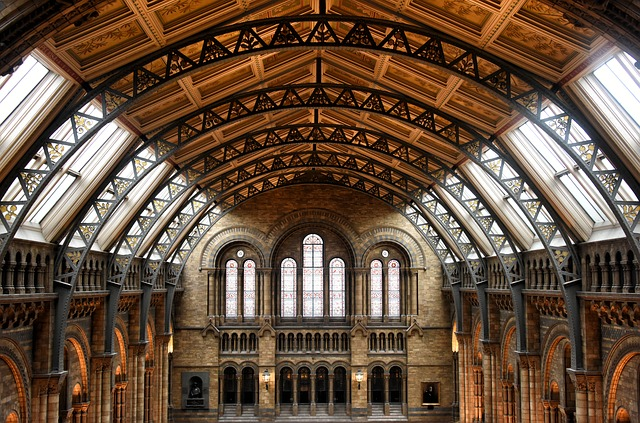
#> input picture images/museum.jpg, 640 x 423 px, given in place of graf_b.jpg, which was not available
$ python assigment4.py   (older library calls are emulated)
#> lines starting #> are read from the running program, lines starting #| are printed output that depends on the picture; pictures that were not available may be replaced by others from this repository, and a replacement may not be noted
### assignment4/a4_utils.py
import numpy as np
import cv2
from matplotlib import pyplot as plt


def gauss(sigma):
	x = np.arange(np.floor(-3 * sigma), np.ceil(3 * sigma + 1))
	k = np.exp(-(x ** 2) / (2 * sigma ** 2))
	k = k / np.sum(k)
	# return np.expand_dims(k, 0)
	return k


def gaussdx(sigma):
	x = np.arange(np.floor(-3 * sigma), np.ceil(3 * sigma + 1))
	k = -x * np.exp(-(x ** 2) / (2 * sigma ** 2))
	k /= np.sum(np.abs(k))
	return np.expand_dims(k, 0)


def convolve(I: np.ndarray, *ks):
	"""
	Convolves input image I with all given kernels.

	:param I: Image, should be of type float64 and scaled from 0 to 1.
	:param ks: 2D Kernels
	:return: Image convolved with all kernels.
	"""
	for k in ks:
		k = np.flip(k)  # filter2D performs correlation, so flipping is necessary
		I = cv2.filter2D(I, cv2.CV_64F, k)
	return I


def simple_descriptors(I, Y, X, n_bins = 16, radius = 40, sigma = 2):
	"""
	Computes descriptors for locations given in X and Y.

	I: Image in grayscale.
	Y: list of Y coordinates of locations. (Y: index of row from top to bottom)
	X: list of X coordinates of locations. (X: index of column from left to right)

	Returns: tensor of shape (len(X), n_bins^2), so for each point a feature of length n_bins^2.
	"""

	assert np.max(I) <= 1, "Image needs to be in range [0, 1]"
	assert I.dtype == np.float64, "Image needs to be in np.float64"

	g = gauss(sigma)
	d = gaussdx(sigma)

	Ix = convolve(I, g.T, d)
	Iy = convolve(I, g, d.T)
	Ixx = convolve(Ix, g.T, d)
	Iyy = convolve(Iy, g, d.T)

	mag = np.sqrt(Ix ** 2 + Iy ** 2)
	mag = np.floor(mag * ((n_bins - 1) / np.max(mag)))

	feat = Ixx + Iyy
	feat += abs(np.min(feat))
	feat = np.floor(feat * ((n_bins - 1) / np.max(feat)))

	desc = []

	for y, x in zip(Y, X):
		miny = max(y - radius, 0)
		maxy = min(y + radius, I.shape[0])
		minx = max(x - radius, 0)
		maxx = min(x + radius, I.shape[1])
		r1 = mag[miny:maxy, minx:maxx].reshape(-1)
		r2 = feat[miny:maxy, minx:maxx].reshape(-1)

		a = np.zeros((n_bins, n_bins))
		for m, l in zip(r1, r2):
			a[int(m), int(l)] += 1

		a = a.reshape(-1)
		a /= np.sum(a)

		desc.append(a)

	return np.array(desc)


# [24 lines left out: function display_matches, not called in this run]

### assignment4/assigment4.py
import math
from multiprocessing.dummy import Array
import random
import string
import numpy as np
import cv2
from matplotlib import pyplot as plt
from PIL import Image
from a4_utils import *

# [8 lines left out: function gaussfilter, not called in this run]


def non_max_suppresion(I: np.ndarray):
    U = I.copy()

    for y in range(1, len(I)-1):
        for x in range(1,len(I[1])-1):
            max = np.max(I[y-1:y+2, x-1:x+2])

            if (I[y, x] == max):
                U[y-1:y+2, x-1 ] = 0
                U[y-1:y+2, x+1] = 0
                U[y-1, x] = 0
                U[y+1, x] = 0
            else:
                U[y,x] = 0
        # print(U[y-1:y+2, x-1:x+2])
    U[:, 0] = 0
    U[:, -1] = 0
    U[0, :] =0
    U[-1, :] = 0

    return U

def convolution(I: np.ndarray, g, h):
    g = np.flip(g)
    h = np.flip(h)

    I = cv2.filter2D(I, -1, g)
    I = cv2.filter2D(I.T, -1, h)

    return I.T

# [59 lines left out: functions hessian_points, visualize, nal1a, not called in this run]


# nal1a()

def correlationMatrix ( I, sigma, t):
    g = gauss(sigma)
    # print(g)
    d = gaussdx(sigma)
    # print(d)
    Ix = convolution(I, d, g)
    Iy = convolution(I, g, d)

    G = gauss(1.6*sigma)

    C11 = convolution(Ix*Ix, G, G)
    C12 = convolution(Ix*Iy, G, G)
    C22 = convolution(Iy*Iy, G, G)

    detC = C11 * C22 - C12*C12
    traceC = C11+C22
    alpha = 0.06
    C = detC - alpha * traceC *traceC

    L = non_max_suppresion(C)
    L[L < t] = 0


    return L, C


# [30 lines left out: function nal1b, not called in this run]

# nal1b()

def find_corespondances(I1, I2, pos1, pos2):

    # pos1 = np.argwhere(pts1)
    # pos2 = np.argwhere(pts2)

    D1 = simple_descriptors(I1, pos1[:,0], pos1[:,1])
    D2 = simple_descriptors(I2, pos2[:,0], pos2[:,1])

    pts = []
    for d1 in D1:
        minindex = np.argmin(np.sum(np.square(np.sqrt(d1) - np.sqrt(D2)), -1)) # odstranil zunanji koren
                        # in deljeno z 2 iz hellingerDistance, saj to ne vpliva na min razdaljo,
                        #ker sta monotoni funkciji
        pts.append(minindex)

    return np.array(pts)


# [17 lines left out: function nal2a, not called in this run]

# nal2a()

def find_matches(I1, I2, pos1, pos2):

    pts1= find_corespondances(I1, I2, pos1, pos2)
    pts2= find_corespondances(I2, I1, pos2, pos1)

    l = []
    bL = pts1 # prvi seznam oblika [range(len(pts1)), bL]

    aD = range(len(pts2)) #
    bD = pts2 # drugi seznam oblika [aD, bD]

    for i in range(len(pts1)):
        # print(i,bL[i] ,np.where(aD == bL[i])[0][0], bD[np.where(aD == bL[i])], sep=" " )
        if ( i == bD[np.where(aD == bL[i])]):
            l.append([i, bL[i]])

    return np.array(l)


# [43 lines left out: functions nal2b, nal2e, not called in this run]


# 2e()


def estimate_homography(pts1, pts2):
    A = []
    v1 = np.zeros((len(pts1), 9))
    v1[:, 0] = pts1[:, 0]
    v1[:, 1] = pts1[:, 1]
    v1[:, 2] = 1
    v1[:, 6] = -pts2[:, 0]*pts1[:, 0]
    v1[:, 7] = -pts2[:, 0]*pts1[:, 1]
    v1[:, 8] = -pts2[:, 0]
    v2 = np.zeros((len(pts1), 9))
    v2[:,3]=  pts1[:, 0]
    v2[:, 4] = pts1[:, 1]
    v2[:,5] = 1
    v2[:, 6] = -pts2[:, 1]*pts1[:, 0]
    v2[:, 7] =-pts2[:, 1]*pts1[:, 1]
    v2[:, 8] = -pts2[:, 1]

    A = np.concatenate((v1, v2), axis=0)

    U, S, VT = np.linalg.svd(A)

    h = VT[8, :]
    h = h/VT[8,8]
    h = np.array(h)
    h = h.reshape((3, 3))

    return h


# [40 lines left out: functions visualize_perspective, nal3a, not called in this run]


# nal3a()

def nal3b():
    I1 = cv2.cvtColor(cv2.imread('data/graf/graf_b.jpg'), cv2.COLOR_BGR2GRAY).astype('float64')/255
#> I1: shape (423, 640) float64; min 0, max 1, mean 0.339
    I2 = cv2.cvtColor(cv2.imread('data/graf/graf_a.jpg'), cv2.COLOR_BGR2GRAY).astype('float64')/255
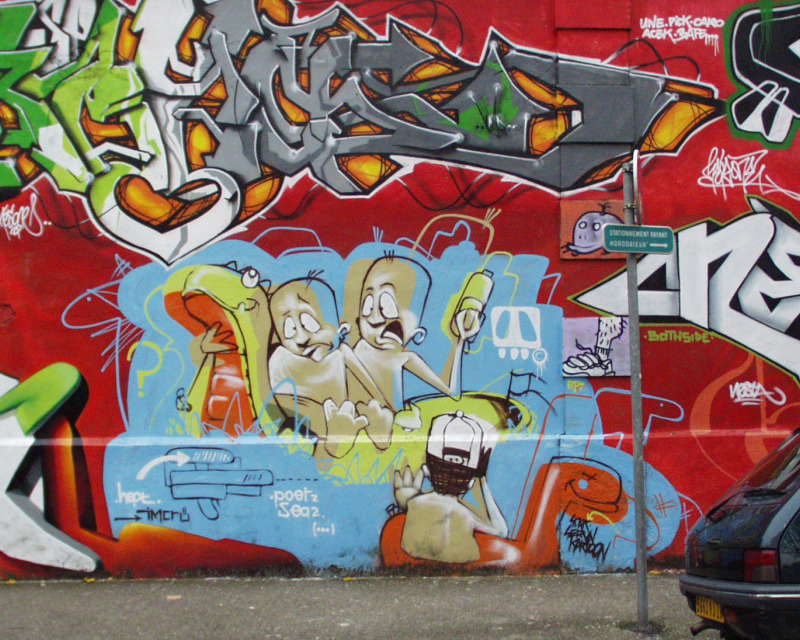
#> input picture assignment4/data/graf/graf_a.jpg, 800 x 640 px
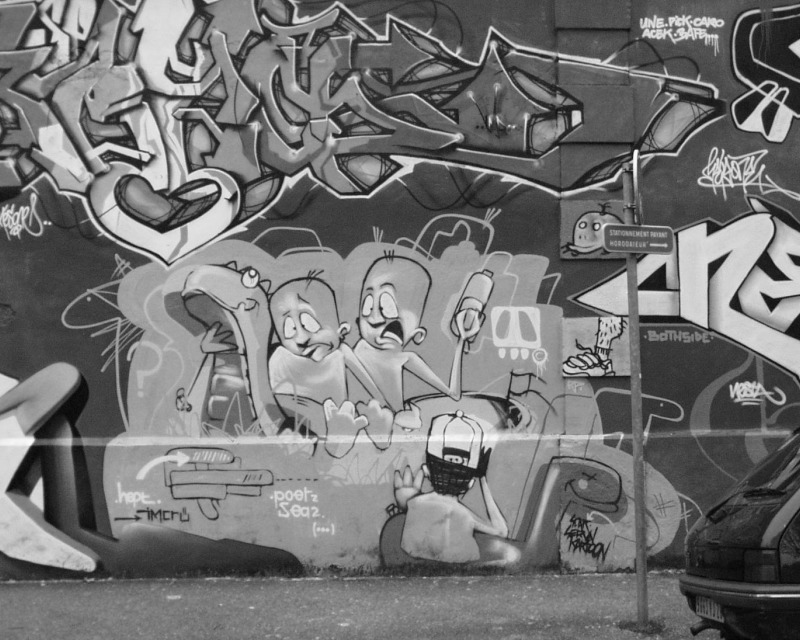
#> I2: shape (640, 800) float64; min 0.00784, max 1, mean 0.456

    t = 1e-6
    fpI1, _ = correlationMatrix(I1, 6, t )
#> in non_max_suppresion, `U[:, 0] = 0`: U: shape (423, 640) float64; min -3.24e-05, max 0.000298, mean 2.38e-08
#> in non_max_suppresion, `U[:, -1] = 0`: U: shape (423, 640) float64; min -1.25e-06, max 0.000298, mean 1.95e-08
#> in non_max_suppresion, `U[0, :] =0`: U: shape (423, 640) float64; min -1.25e-06, max 0.000298, mean 1.8e-08
#> in non_max_suppresion, `U[-1, :] = 0`: U: shape (423, 640) float64; min 0, max 0.000298, mean 1.36e-08
#> in correlationMatrix, `L[L < t] = 0`: L: shape (423, 640) float64; min 0, max 0.000298, mean 1.36e-08
    fpI2, _ = correlationMatrix(I2, 6, t)
#> call 2 of correlationMatrix, with sigma = 6, t = 1e-06
#> in correlationMatrix (call 2), `Iy = convolution(I, g, d)`:
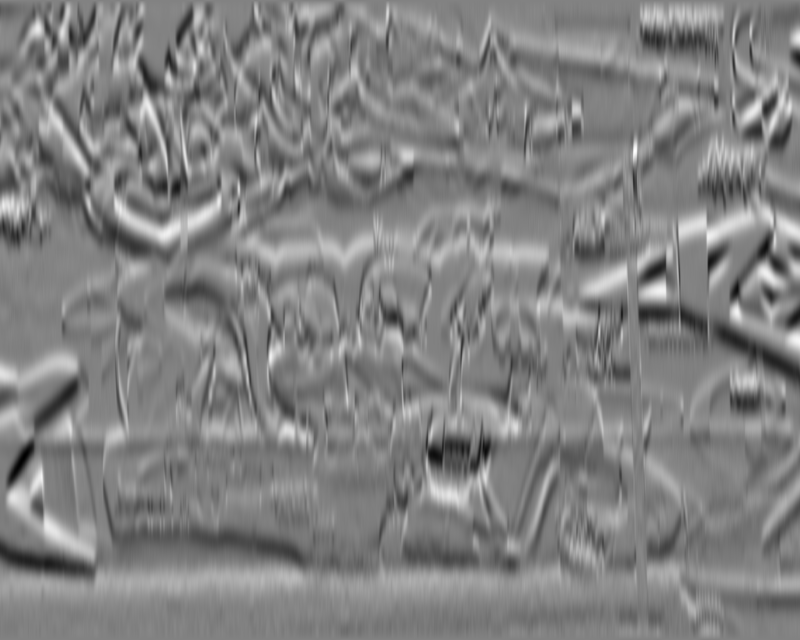
#> Iy: shape (640, 800) float64; min -0.274, max 0.263, mean 9.77e-06; drawn with min black and max white
#> in correlationMatrix (call 2), `C12 = convolution(Ix*Iy, G, G)`:
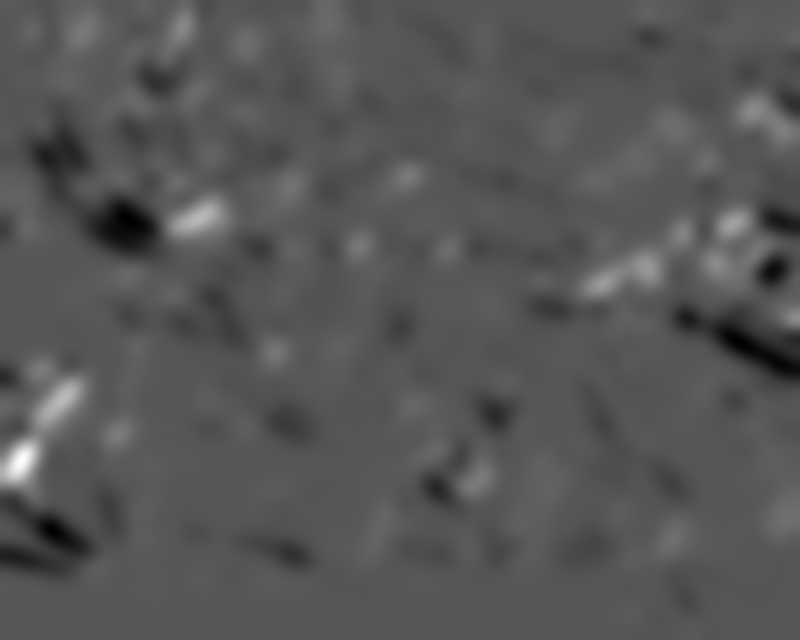
#> C12: shape (640, 800) float64; min -0.0125, max 0.0242, mean -6.73e-05; drawn with min black and max white
#> in convolution (call 10), `I = cv2.filter2D(I.T, -1, h)`:
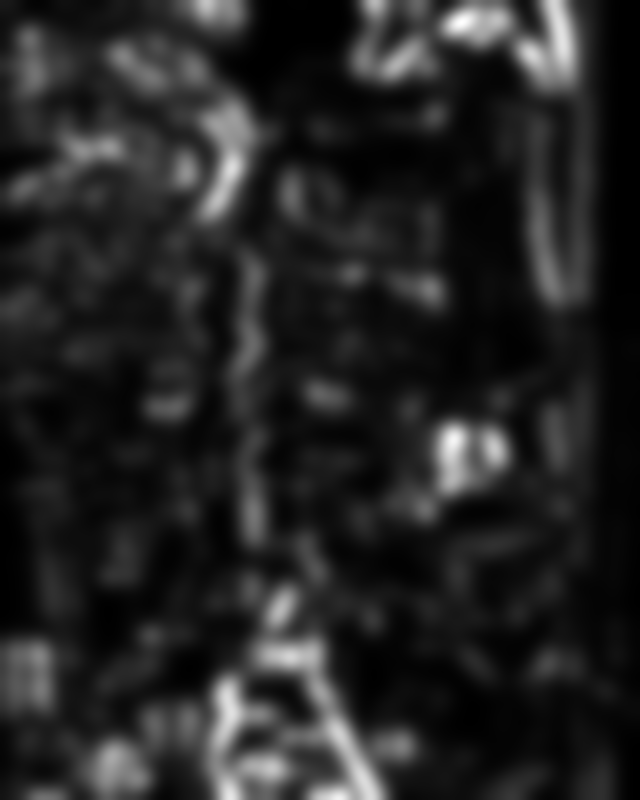
#> I: shape (800, 640) float64; min 1.14e-05, max 0.0218, mean 0.00318; drawn with min black and max white
#> in correlationMatrix (call 2), `traceC = C11+C22`:
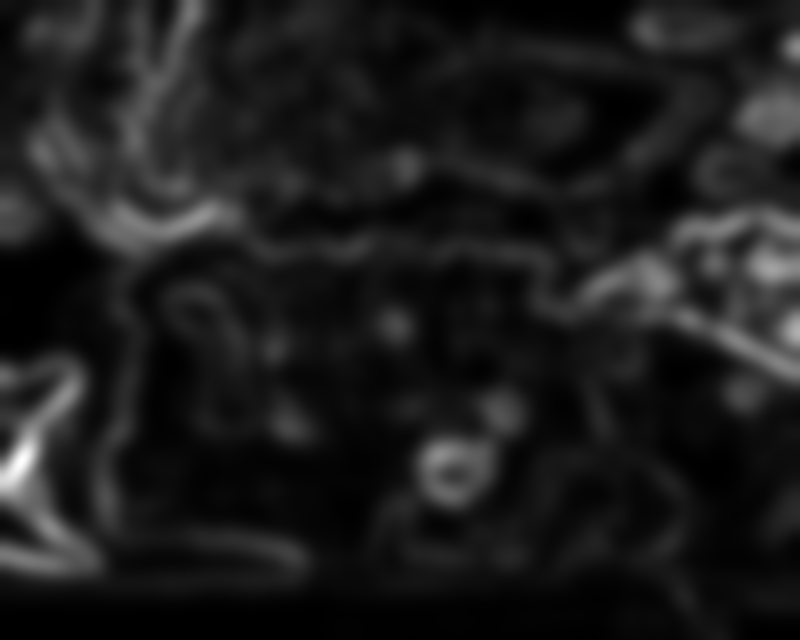
#> traceC: shape (640, 800) float64; min 3.7e-05, max 0.0532, mean 0.00602; drawn with min black and max white
#> in correlationMatrix (call 2), `C = detC - alpha * traceC *traceC`:
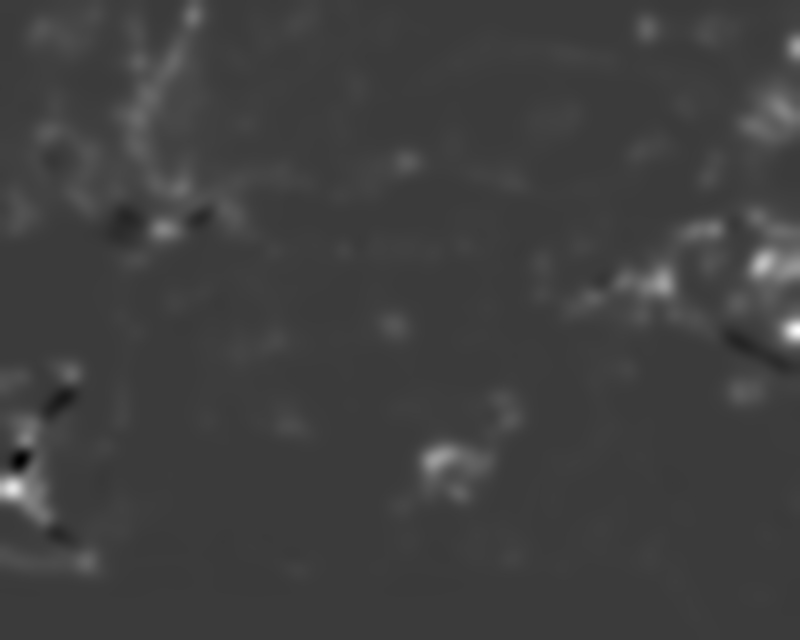
#> C: shape (640, 800) float64; min -7.68e-05, max 0.000255, mean 6.48e-06; drawn with min black and max white
#> in non_max_suppresion (call 2), `U[:, 0] = 0`: U: shape (640, 800) float64; min -6.58e-06, max 0.000255, mean 4.56e-08

    pos1 = np.argwhere(fpI1)
#> pos1 = 106 pairs, first value 16 to 405, second value 32 to 617
    pos2 = np.argwhere(fpI2)
#> pos2 = 162 pairs, first value 15 to 636, second value 12 to 787

    pts = find_matches(I1, I2, pos1, pos2)
#> the loop in simple_descriptors, `for y, x in zip(Y, X):` made 106 passes
#> (y, x, miny, maxy, minx, maxx) on passes 1 to 12: (16, 131, 0, 56, 91, 171), (16, 400, 0, 56, 360, 440), (19, 311, 0, 59, 271, 351), (20, 244, 0, 60, 204, 284), (20, 515, 0, 60, 475, 555), (22, 282, 0, 62, 242, 322), (23, 361, 0, 63, 321, 401), (35, 210, 0, 75, 170, 250), (35, 433, 0, 75, 393, 473), (42, 154, 2, 82, 114, 194), (43, 490, 3, 83, 450, 530), (49, 175, 9, 89, 135, 215)
#> after the loop in simple_descriptors, `for y, x in zip(Y, X):`: desc = 106 items
#> the loop in simple_descriptors (call 2), `for y, x in zip(Y, X):` made 162 passes
#> (y, x, miny, maxy, minx, maxx) on passes 1 to 3: (15, 93, 0, 55, 53, 133), (16, 192, 0, 56, 152, 232), (23, 298, 0, 63, 258, 338)
#> the loop in find_corespondances, `for d1 in D1:` made 106 passes
#> minindex on passes 1 to 12: 156, 120, 38, 66, 129, 23, 120, 120, 129, 120, 129, 129
#> after the loop in find_corespondances, `for d1 in D1:`: pts = 106 values, max 156 at index 0, min 9 at index 68, mean 78
#> in find_matches, `pts1= find_corespondances(I1, I2, pos1, pos2)`: pts1 has the same summary as pts in find_corespondances
#> the loop in find_matches, `for i in range(len(pts1)): # print(i,bL[i] ,np.where(aD == bL[i])[0][0..` made 106 passes

    pts1 = np.flip(pos1[pts[:, 0] ], -1) # koordinate I1
    pts2 = np.flip(pos2[pts[:, 1] ], -1) # koordinate I2

    # print(len(pts1))
    l = 10

    n = random.sample(range(len(pts1)), l)

    bestH = estimate_homography(pts1[n], pts2[n])

    zac1 = np.append(pts1, np.ones((len(pts1), 1)), -1)
    zac2 = np.append(pts2, np.ones((len(pts2), 1)), -1)

    zmnozek = np.matmul(zac1, bestH)
    zmnozek = zmnozek / zmnozek[:, 2, None]

    bestE = np.average(np.sqrt(np.sum(((zmnozek - zac2)[:, (0,1)])**2, -1)))

    for i in range(20):

        n = random.sample(range(len(pts1)), l)
        H = estimate_homography(pts1[n], pts2[n])

        zac1 = np.append(pts1, np.ones((len(pts1), 1)), -1)
        zac2 = np.append(pts2, np.ones((len(pts2), 1)), -1)

        zmnozek = np.matmul(zac1, H)
        zmnozek = zmnozek / zmnozek[:, 2, None]

        e = np.average(np.sqrt(np.sum(((zmnozek - zac2)[:, (0,1)])**2, -1)))

        if ( e < bestE):

            bestH = H
            bestE = e


    WP = cv2.warpPerspective(I1, bestH, I1.shape)
    plt.set_cmap('gray')
    plt.subplot(1,2,2)
    plt.title('rotated')
    plt.imshow(WP)
    plt.subplot(1,2,1)
    plt.imshow(I1)
    plt.title('I2')

    plt.show()


nal3b()
